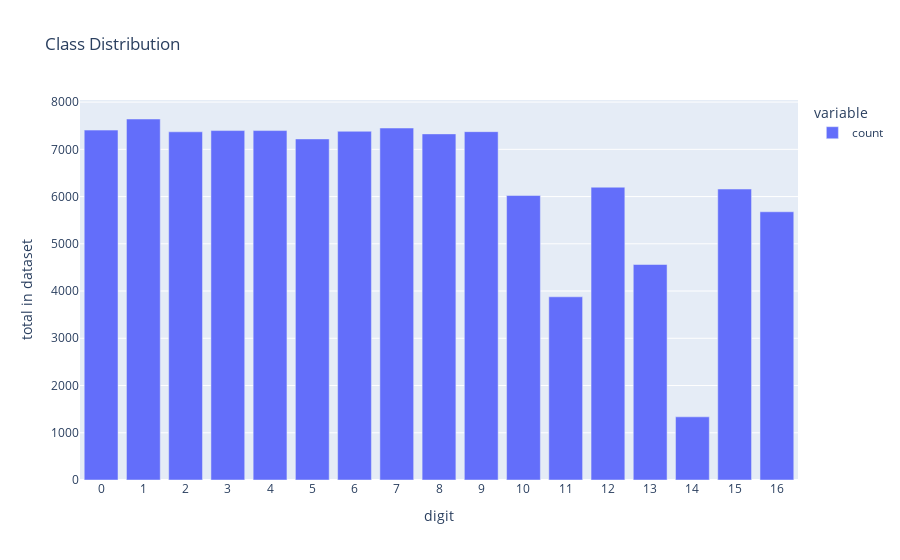

The code cell stored with this chart in its notebook:
### Markdown cell above
class_distribution(y):

uses plotly.express bar method to visualize how many images are in each label

### Code cell
data = pd.Series(y).value_counts().sort_index()
fig = px.bar(data, labels= {'value': 'total in dataset', 'index': 'digit'}, title= 'Class Distribution')
fig.update_xaxes(tickvals= list(range(0, 17)))
fig.show()

### Figure 1 — Plotly figure (JSON) as saved in the notebook; plotly's stock layout.template omitted (floating-point values rounded to 4 significant figures)
{"data": [{"alignmentgroup": "True", "hovertemplate": "variable=count<br>digit=%{x}<br>total in dataset=%{y}<extra></extra>", "legendgroup": "count", "marker": {"color": "#636efa", "pattern": {"shape": ""}}, "name": "count", "offsetgroup": "count", "orientation": "v", "showlegend": true, "textposition": "auto", "type": "bar", "x": [0, 1, 2, 3, 4, 5, 6, 7, 8, 9, 10, 11, 12, 13, 14, 15, 16], "xaxis": "x", "y": [7407, 7642, 7371, 7397, 7397, 7220, 7382, 7451, 7327, 7374, 6022, 3878, 6198, 4562, 1337, 6159, 5678], "yaxis": "y"}], "layout": {"barmode": "relative", "legend": {"title": {"text": "variable"}, "tracegroupgap": 0}, "title": {"text": "Class Distribution"}, "xaxis": {"anchor": "y", "domain": [0, 1], "tickvals": [0, 1, 2, 3, 4, 5, 6, 7, 8, 9, 10, 11, 12, 13, 14, 15, 16], "title": {"text": "digit"}}, "yaxis": {"anchor": "x", "domain": [0, 1], "title": {"text": "total in dataset"}}}}
